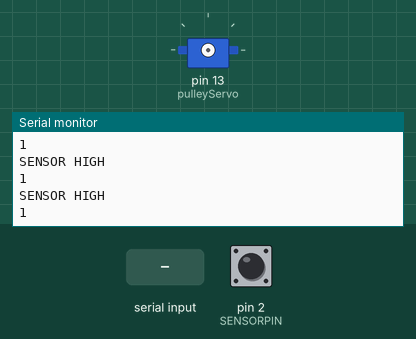
This sketch was run on a simulated Arduino Uno, built with avr-gcc and run on an emulated ATmega328P. Parts: servo, the last lines printed to the serial monitor. Inputs (shaded band) come from the test bench; at power-on: pin 2 (SENSORPIN) HIGH.

Above: at 1.2 s.
1.3 s: pin 2 (SENSORPIN) driven LOW
At 2.1 s:
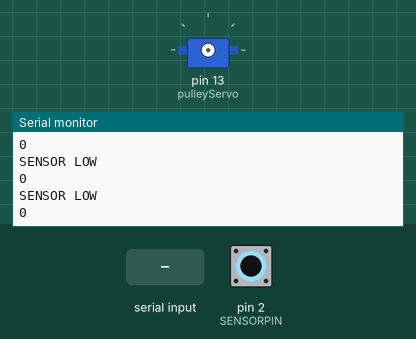
2.9 s: "m" received over Serial
4.4 s: pin 2 (SENSORPIN) driven HIGH
At 5.4 s:
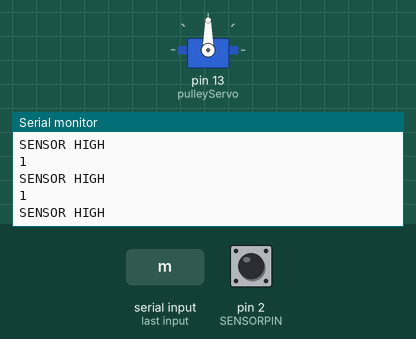
7.4 s: pin 2 (SENSORPIN) pulsed LOW 2 times (0.12 s each, 0.3 s apart)
11.0 s: pin 2 (SENSORPIN) driven LOW
At 11.7 s:
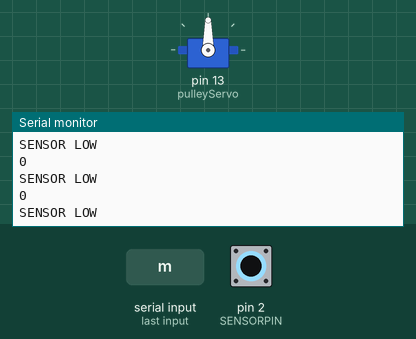

The sketch:

regional_servo.ino
```cpp
/*
 * WSHS Sci Oly Servo Code
 */

#include <Servo.h>

// Sensor pin always on 2
#define SENSORPIN 2

// Create Servo object
Servo pulleyServo;

// Make sure we only trigger it once
boolean triggered = false;

// Sensor state
boolean sensorState = 0, lastState = 0;

// For testing
char move;

void setup() {
  Serial.begin(9600);
  // Servo to pin 13
  // flipCoinServo.attach(13);
  // pinMode as INPUT
  pinMode(SENSORPIN, INPUT_PULLUP);
  // turn on the pullup
  // digitalWrite(SENSORPIN, HIGH);
}

void loop() {
  // Read byte
  move = Serial.read();

  // If the signal pin is LOW
  sensorState = digitalRead(SENSORPIN);

  // If the thing is connected to ground
  if (sensorState == LOW) {
    if (move == 'm') {
      pullUp();
      move = ' ';
    }
    Serial.println(sensorState);
    Serial.println("SENSOR LOW");
  }
  else {
    Serial.println(sensorState);
    Serial.println("SENSOR HIGH");
  }
}

void pullUp() {
  pulleyServo.attach(13);
  delay(250);
  pulleyServo.detach();
}
```

Measured:
- after the input at 1.3 s, the serial monitor: prints a new line after 0.08 s (image 1)
- after the input at 4.4 s, the serial monitor: prints a new line after 0.08 s (image 2)
- after the input at 11.0 s, the serial monitor: prints a new line after 0.07 s (image 3)
